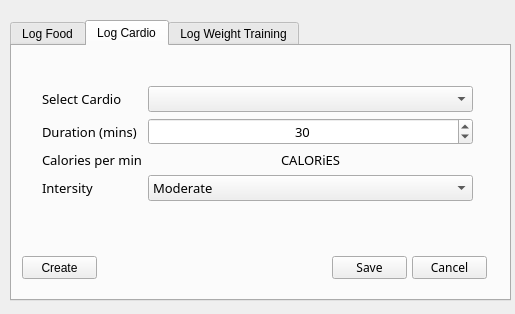
<?xml version="1.0" encoding="UTF-8"?>
<ui version="4.0">
 <class>Log</class>
 <widget class="QDialog" name="Log">
  <property name="geometry">
   <rect>
    <x>0</x>
    <y>0</y>
    <width>515</width>
    <height>314</height>
   </rect>
  </property>
  <property name="windowTitle">
   <string>Log</string>
  </property>
  <widget class="QTabWidget" name="tabWidget">
   <property name="geometry">
    <rect>
     <x>10</x>
     <y>20</y>
     <width>501</width>
     <height>281</height>
    </rect>
   </property>
   <property name="currentIndex">
    <number>1</number>
   </property>
   <widget class="QWidget" name="tab">
    <attribute name="title">
     <string>Log Food</string>
    </attribute>
    <widget class="QPushButton" name="pushButton_savefood">
     <property name="geometry">
      <rect>
       <x>320</x>
       <y>210</y>
       <width>75</width>
       <height>23</height>
      </rect>
     </property>
     <property name="font">
      <font>
       <family>Prompt</family>
      </font>
     </property>
     <property name="text">
      <string>Save</string>
     </property>
    </widget>
    <widget class="QPushButton" name="pushButton_cancelfood">
     <property name="geometry">
      <rect>
       <x>400</x>
       <y>210</y>
       <width>75</width>
       <height>23</height>
      </rect>
     </property>
     <property name="font">
      <font>
       <family>Prompt</family>
      </font>
     </property>
     <property name="text">
      <string>Cancel</string>
     </property>
    </widget>
    <widget class="QPushButton" name="pushButton_createfood">
     <property name="geometry">
      <rect>
       <x>10</x>
       <y>210</y>
       <width>75</width>
       <height>23</height>
      </rect>
     </property>
     <property name="text">
      <string>Create</string>
     </property>
    </widget>
    <widget class="QWidget" name="formLayoutWidget">
     <property name="geometry">
      <rect>
       <x>30</x>
       <y>40</y>
       <width>431</width>
       <height>111</height>
      </rect>
     </property>
     <layout class="QFormLayout" name="formLayout">
      <item row="0" column="0">
       <widget class="QLabel" name="label">
        <property name="font">
         <font>
          <family>Prompt</family>
          <pointsize>10</pointsize>
         </font>
        </property>
        <property name="text">
         <string>Select Food</string>
        </property>
       </widget>
      </item>
      <item row="0" column="1">
       <widget class="QComboBox" name="comboBox_foodlist">
        <property name="font">
         <font>
          <family>Prompt</family>
          <pointsize>10</pointsize>
         </font>
        </property>
       </widget>
      </item>
      <item row="1" column="0">
       <widget class="QLabel" name="label_2">
        <property name="font">
         <font>
          <family>Prompt</family>
          <pointsize>10</pointsize>
         </font>
        </property>
        <property name="text">
         <string>Unit</string>
        </property>
       </widget>
      </item>
      <item row="1" column="1">
       <widget class="QLabel" name="label_unit">
        <property name="font">
         <font>
          <family>Prompt</family>
          <pointsize>10</pointsize>
         </font>
        </property>
        <property name="text">
         <string>Unit</string>
        </property>
        <property name="alignment">
         <set>Qt::AlignCenter</set>
        </property>
       </widget>
      </item>
      <item row="2" column="0">
       <widget class="QLabel" name="label_4">
        <property name="font">
         <font>
          <family>Prompt</family>
          <pointsize>10</pointsize>
         </font>
        </property>
        <property name="text">
         <string>Calories per calories</string>
        </property>
       </widget>
      </item>
      <item row="2" column="1">
       <widget class="QLabel" name="label_cal">
        <property name="font">
         <font>
          <family>Prompt</family>
          <pointsize>10</pointsize>
         </font>
        </property>
        <property name="text">
         <string>Calories</string>
        </property>
        <property name="alignment">
         <set>Qt::AlignCenter</set>
        </property>
       </widget>
      </item>
      <item row="3" column="0">
       <widget class="QLabel" name="label_6">
        <property name="font">
         <font>
          <family>Prompt</family>
          <pointsize>10</pointsize>
         </font>
        </property>
        <property name="text">
         <string>Quantity</string>
        </property>
       </widget>
      </item>
      <item row="3" column="1">
       <widget class="QSpinBox" name="spinBox">
        <property name="alignment">
         <set>Qt::AlignCenter</set>
        </property>
        <property name="minimum">
         <number>1</number>
        </property>
        <property name="maximum">
         <number>10</number>
        </property>
       </widget>
      </item>
     </layout>
    </widget>
   </widget>
   <widget class="QWidget" name="tab_3">
    <attribute name="title">
     <string>Log Cardio</string>
    </attribute>
    <widget class="QPushButton" name="pushButton_createfood_2">
     <property name="geometry">
      <rect>
       <x>10</x>
       <y>210</y>
       <width>75</width>
       <height>23</height>
      </rect>
     </property>
     <property name="text">
      <string>Create</string>
     </property>
    </widget>
    <widget class="QPushButton" name="pushButton_savecardio">
     <property name="geometry">
      <rect>
       <x>320</x>
       <y>210</y>
       <width>75</width>
       <height>23</height>
      </rect>
     </property>
     <property name="font">
      <font>
       <family>Prompt</family>
      </font>
     </property>
     <property name="text">
      <string>Save</string>
     </property>
    </widget>
    <widget class="QPushButton" name="pushButton_cancelcardio">
     <property name="geometry">
      <rect>
       <x>400</x>
       <y>210</y>
       <width>75</width>
       <height>23</height>
      </rect>
     </property>
     <property name="font">
      <font>
       <family>Prompt</family>
      </font>
     </property>
     <property name="text">
      <string>Cancel</string>
     </property>
    </widget>
    <widget class="QWidget" name="formLayoutWidget_2">
     <property name="geometry">
      <rect>
       <x>30</x>
       <y>40</y>
       <width>431</width>
       <height>120</height>
      </rect>
     </property>
     <layout class="QFormLayout" name="formLayout_2">
      <item row="0" column="0">
       <widget class="QLabel" name="label_3">
        <property name="font">
         <font>
          <family>Prompt</family>
          <pointsize>10</pointsize>
         </font>
        </property>
        <property name="text">
         <string>Select Cardio</string>
        </property>
       </widget>
      </item>
      <item row="0" column="1">
       <widget class="QComboBox" name="comboBox_cardiolst">
        <property name="font">
         <font>
          <family>Prompt</family>
          <pointsize>10</pointsize>
         </font>
        </property>
       </widget>
      </item>
      <item row="2" column="0">
       <widget class="QLabel" name="label_8">
        <property name="font">
         <font>
          <family>Prompt</family>
          <pointsize>10</pointsize>
         </font>
        </property>
        <property name="text">
         <string>Duration (mins)</string>
        </property>
       </widget>
      </item>
      <item row="2" column="1">
       <widget class="QSpinBox" name="spinBox_cardiodur">
        <property name="font">
         <font>
          <family>Prompt</family>
          <pointsize>10</pointsize>
         </font>
        </property>
        <property name="alignment">
         <set>Qt::AlignCenter</set>
        </property>
        <property name="minimum">
         <number>1</number>
        </property>
        <property name="maximum">
         <number>120</number>
        </property>
        <property name="value">
         <number>30</number>
        </property>
       </widget>
      </item>
      <item row="3" column="0">
       <widget class="QLabel" name="label_5">
        <property name="font">
         <font>
          <family>Prompt</family>
          <pointsize>10</pointsize>
         </font>
        </property>
        <property name="text">
         <string>Calories per min</string>
        </property>
       </widget>
      </item>
      <item row="3" column="1">
       <widget class="QLabel" name="label_cardiocal">
        <property name="font">
         <font>
          <family>Prompt</family>
          <pointsize>10</pointsize>
         </font>
        </property>
        <property name="text">
         <string>CALORiES</string>
        </property>
        <property name="alignment">
         <set>Qt::AlignCenter</set>
        </property>
       </widget>
      </item>
      <item row="4" column="0">
       <widget class="QLabel" name="label_9">
        <property name="font">
         <font>
          <family>Prompt</family>
          <pointsize>10</pointsize>
         </font>
        </property>
        <property name="text">
         <string>Intersity</string>
        </property>
       </widget>
      </item>
      <item row="4" column="1">
       <widget class="QComboBox" name="comboBox_inten">
        <property name="font">
         <font>
          <family>Prompt</family>
          <pointsize>10</pointsize>
         </font>
        </property>
        <property name="focusPolicy">
         <enum>Qt::NoFocus</enum>
        </property>
        <item>
         <property name="text">
          <string>Moderate</string>
         </property>
        </item>
        <item>
         <property name="text">
          <string>Light</string>
         </property>
        </item>
        <item>
         <property name="text">
          <string>Hard</string>
         </property>
        </item>
       </widget>
      </item>
     </layout>
    </widget>
   </widget>
   <widget class="QWidget" name="tab_2">
    <attribute name="title">
     <string>Log Weight Training</string>
    </attribute>
    <widget class="QPushButton" name="pushButton_cancelworkout">
     <property name="geometry">
      <rect>
       <x>580</x>
       <y>340</y>
       <width>75</width>
       <height>23</height>
      </rect>
     </property>
     <property name="font">
      <font>
       <family>Prompt</family>
      </font>
     </property>
     <property name="text">
      <string>Cancel</string>
     </property>
    </widget>
    <widget class="QPushButton" name="pushButton_saveworkout">
     <property name="geometry">
      <rect>
       <x>500</x>
       <y>340</y>
       <width>75</width>
       <height>23</height>
      </rect>
     </property>
     <property name="font">
      <font>
       <family>Prompt</family>
      </font>
     </property>
     <property name="text">
      <string>Save</string>
     </property>
    </widget>
    <widget class="QPushButton" name="pushButton_createworkout">
     <property name="geometry">
      <rect>
       <x>10</x>
       <y>340</y>
       <width>75</width>
       <height>23</height>
      </rect>
     </property>
     <property name="text">
      <string>Create</string>
     </property>
    </widget>
    <widget class="QPushButton" name="pushButton_createfood_3">
     <property name="geometry">
      <rect>
       <x>10</x>
       <y>210</y>
       <width>75</width>
       <height>23</height>
      </rect>
     </property>
     <property name="text">
      <string>Create</string>
     </property>
    </widget>
    <widget class="QPushButton" name="pushButton_saveweight">
     <property name="geometry">
      <rect>
       <x>320</x>
       <y>210</y>
       <width>75</width>
       <height>23</height>
      </rect>
     </property>
     <property name="font">
      <font>
       <family>Prompt</family>
      </font>
     </property>
     <property name="text">
      <string>Save</string>
     </property>
    </widget>
    <widget class="QPushButton" name="pushButton_cancelweight">
     <property name="geometry">
      <rect>
       <x>400</x>
       <y>210</y>
       <width>75</width>
       <height>23</height>
      </rect>
     </property>
     <property name="font">
      <font>
       <family>Prompt</family>
      </font>
     </property>
     <property name="text">
      <string>Cancel</string>
     </property>
    </widget>
    <widget class="QWidget" name="formLayoutWidget_3">
     <property name="geometry">
      <rect>
       <x>30</x>
       <y>40</y>
       <width>431</width>
       <height>111</height>
      </rect>
     </property>
     <layout class="QFormLayout" name="formLayout_3">
      <item row="0" column="0">
       <widget class="QLabel" name="label_7">
        <property name="font">
         <font>
          <family>Prompt</family>
          <pointsize>10</pointsize>
         </font>
        </property>
        <property name="text">
         <string>Select WT</string>
        </property>
       </widget>
      </item>
      <item row="0" column="1">
       <widget class="QComboBox" name="comboBox_weightlist">
        <property name="font">
         <font>
          <family>Prompt</family>
          <pointsize>10</pointsize>
         </font>
        </property>
       </widget>
      </item>
      <item row="1" column="0">
       <widget class="QLabel" name="label_10">
        <property name="font">
         <font>
          <family>Prompt</family>
          <pointsize>10</pointsize>
         </font>
        </property>
        <property name="text">
         <string>Repition per set</string>
        </property>
       </widget>
      </item>
      <item row="1" column="1">
       <widget class="QSpinBox" name="spinBox_rep">
        <property name="font">
         <font>
          <family>Prompt</family>
          <pointsize>10</pointsize>
         </font>
        </property>
        <property name="alignment">
         <set>Qt::AlignCenter</set>
        </property>
        <property name="minimum">
         <number>1</number>
        </property>
        <property name="maximum">
         <number>100</number>
        </property>
        <property name="value">
         <number>12</number>
        </property>
       </widget>
      </item>
      <item row="2" column="0">
       <widget class="QLabel" name="label_11">
        <property name="font">
         <font>
          <family>Prompt</family>
          <pointsize>10</pointsize>
         </font>
        </property>
        <property name="text">
         <string>Number of set(s)</string>
        </property>
       </widget>
      </item>
      <item row="2" column="1">
       <widget class="QSpinBox" name="spinBox_sets">
        <property name="font">
         <font>
          <family>Prompt</family>
          <pointsize>10</pointsize>
         </font>
        </property>
        <property name="alignment">
         <set>Qt::AlignCenter</set>
        </property>
        <property name="minimum">
         <number>1</number>
        </property>
        <property name="maximum">
         <number>20</number>
        </property>
        <property name="value">
         <number>4</number>
        </property>
       </widget>
      </item>
     </layout>
    </widget>
   </widget>
  </widget>
 </widget>
 <resources/>
 <connections/>
</ui>
